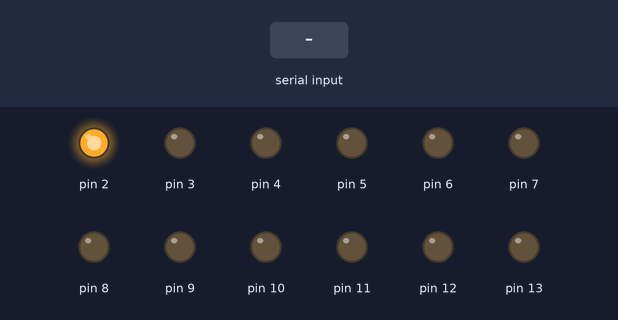
Bench run of a sketch on a simulated Arduino Uno, built with avr-gcc and run on an emulated ATmega328P. On the bench: output pins drawn as LEDs (lit = HIGH). The inputs (shaded band) are chosen by the test bench. What the sketch prints to the serial monitor is not drawn.

Above: at 0.01 s.
At 0.36 s:
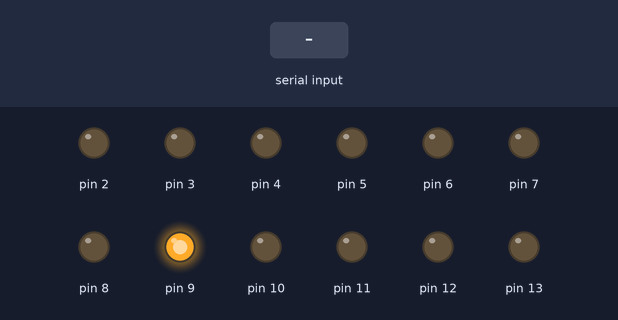
At 1.8 s:
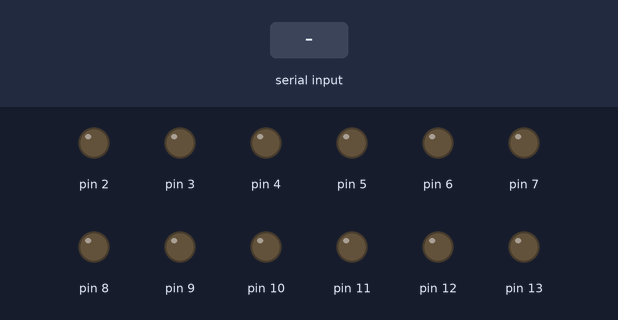
1.9 s: byte 30 received over Serial
3.5 s: byte 90 received over Serial
5.0 s: byte 120 received over Serial
Timing chart, 0 to 8.0 s (numbered marks = the images above; inputs shaded):
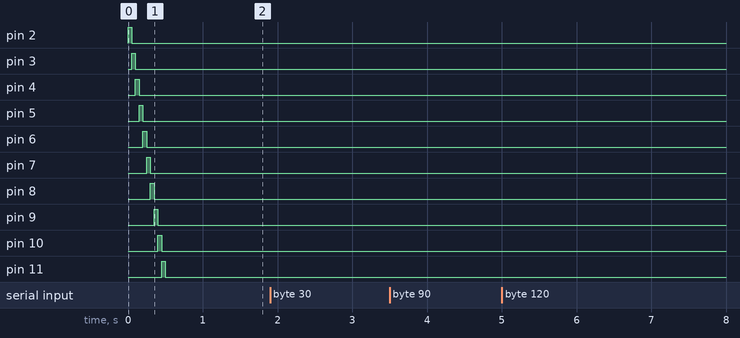

Measured:
- after the input at 1.9 s, every drawn part: stays the same
- after the input at 3.5 s, every drawn part: stays the same
- after the input at 5.0 s, every drawn part: stays the same

The sketch:

ArduinoSketch.pde
```cpp
/*
* Arduino Sketch for the PhixterVisits experiment.
* Author: http://fernandoguillen.info
* WebSite: http://fernandoguillen.info
*
* By Serial communication the Arduino receives numbers.
* From 1 to 12 (all the digital connections except the TX one).
*
* The leds from 2 to 13 will be turned on depending the number receive.
*
* value 1 is for led 2
* value 2 is for led 3
* ...
* not using led 1 because is the same of TX serial por communication
*
*/

char val = 0;

long millis_on[12];
int times_on[12];
long millis_on_duration = 3000;
long millis_off_duration = 100;
long previous_millis = 0;
long loop_millis = 0;


void setup() {
  Serial.begin(9600);

  // initializing binary mode
  for( int n=2; n<=13; n++ ){
    pinMode(n, OUTPUT);
  }

  // initializing millis_on of every led
  for( int n=0; n<=11; n++ ){
    millis_on[n] = millis_on_duration;
  }

  // just for testing on
  for( int n=2; n<=13; n++ ){
    digitalWrite(n, HIGH);
    delay(50);
    digitalWrite(n, LOW);
  }

  previous_millis = millis();
}

void loop() {
  loop_millis = millis() - previous_millis;
  previous_millis = millis();

  //
  // read the value sent through serial port
  // increment the times the led has to blink
  //
  if( Serial.available() > 0 ) {
    val = Serial.read();
    Serial.print( val );        // return received value to client
    val = val - 47;             // converting '1' char to 2 int

    // incrementing the times the led has to blink
    if( val >= 2 && val <= 13 ) {
      times_on[val-2] += 1;
    }
  }

  for( int n=0; n<=11; n++ ){

    if( times_on[n] > 0 ){
      if( millis_on[n] > 0 ){
        digitalWrite( n+2, HIGH ); // remember the leds numeration starts on 2
      } else {
        digitalWrite( n+2, LOW );
      }

      // decrementing the available time for the led
      millis_on[n] -= loop_millis;

      //
      // there is a time the led if off even if it has
      // to blink agin
      //
      if( millis_on[n] < (-millis_off_duration) ){
        times_on[n] -= 1;
        millis_on[n] = millis_on_duration;  // reset millis_on of the led
      }
    }
  }

  delay(100);
}
```
